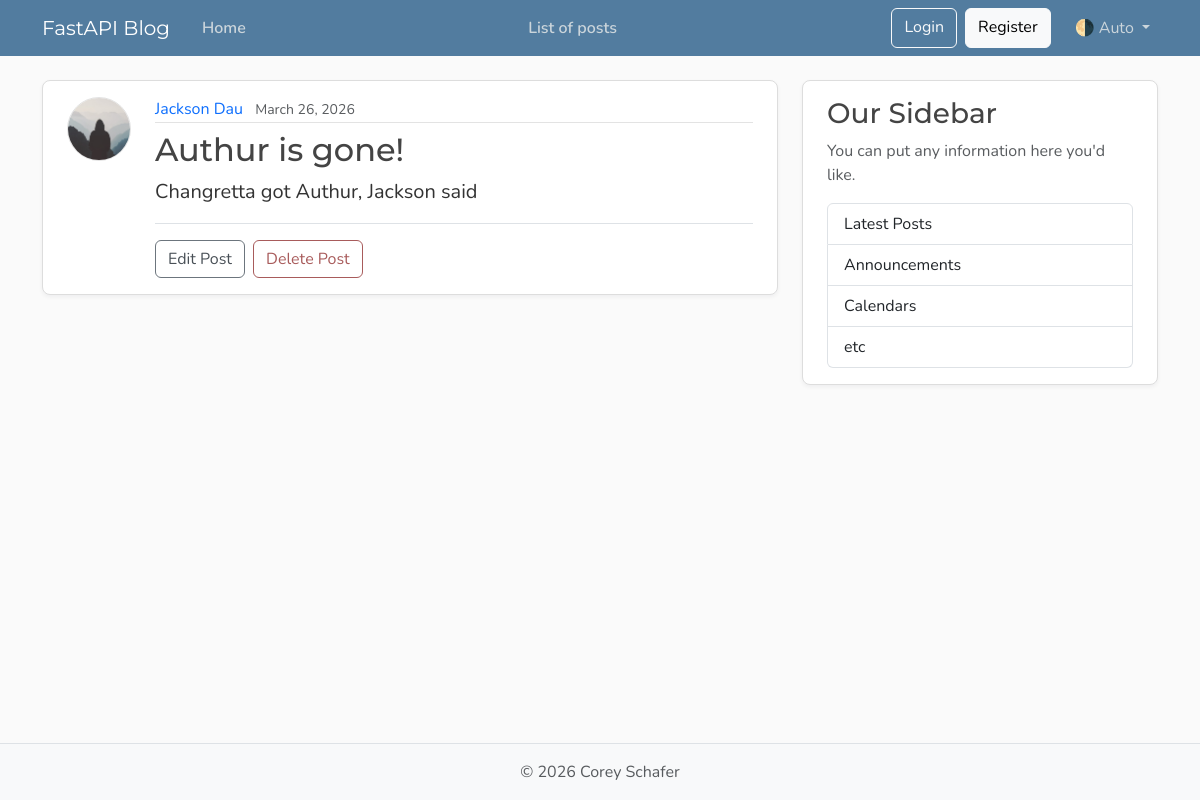
Before: /posts/1 with the older database file.
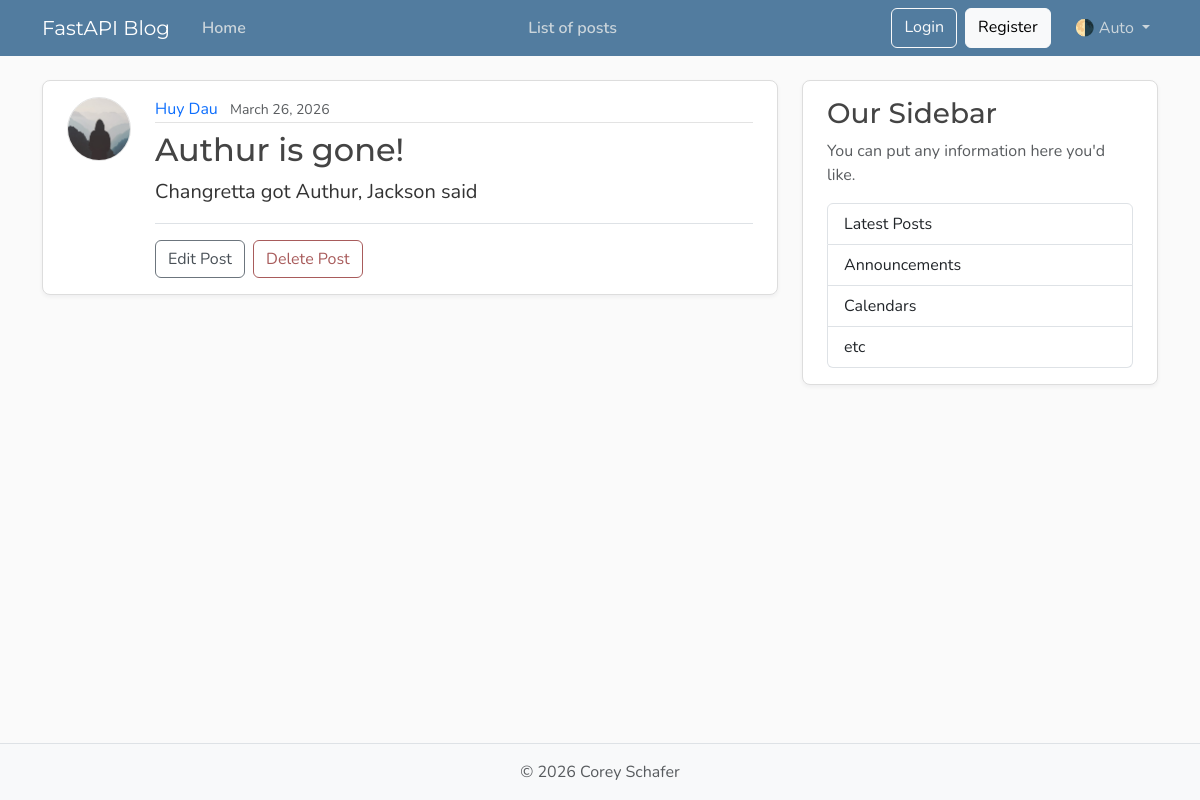
After: the same page with the newer database file.
### models.py (models this page shows, shortened)
class User(Base):
    __tablename__ = "users"
    id: Mapped[int] = mapped_column(Integer, primary_key=True, index=True)
    username: Mapped[str] = mapped_column(String(50), unique=True, nullable=False)
    email: Mapped[str] = mapped_column(String(120), unique=True, nullable=False)
    image_file: Mapped[str | None] = mapped_column(
        String(200),
        nullable=True,
        default=None,
    )
    posts: Mapped[list[Post]] = relationship(back_populates="author", cascade="all, delete-orphan")

### main.py (the view)
@app.get("/posts/{post_id}", include_in_schema=False, name='post_detail')
def post_page(request: Request, post_id: int, db: Annotated[Session, Depends(get_db)]):
    result = db.execute(select(models.Post).where(models.Post.id == post_id))
    post = result.scalars().first()
    if post:
        title = post.title[:50]
        return templates.TemplateResponse(
            request,
            "post.html",
            {"post": post, "title": title},
        )
    raise HTTPException(status_code=status.HTTP_404_NOT_FOUND, detail="Post not found")

### templates/post.html (shortened to what this page needs)
{% extends "layout.html" %}
{% block content %}
  <article class="content-section py-3 px-4 mb-4">
    <div class="d-flex align-items-start gap-4">
      <img class="rounded-circle article-img flex-shrink-0"
           src="{{ post.author.image_path }}"
           alt="{{ post.author.username }}'s profile picture"
           width="64"
           height="64"
           loading="lazy">
      <div class="flex-grow-1">
        <div class="article-metadata mb-2">
          <a class="me-2" href="#">{{ post.author.username }}</a>
          <small class="text-body-secondary">{{ post.date_posted.strftime('%B %d, %Y') }}</small>
        </div>
        <h2 class="article-title">{{ post.title }}</h2>
        <p class="article-content">{{ post.content }}</p>
        <div class="post-actions mt-3 pt-3 border-top">
          <a class="btn btn-outline-secondary me-1" href="#">Edit Post</a>
          <button type="button"
                  class="btn btn-outline-danger"
                  data-bs-toggle="modal"
                  data-bs-target="#deleteModal">Delete Post</button>
        </div>
      </div>
    </div>
  </article>
{% endblock content %}

Changed rows visible on the page:
changed User: author.username "Jackson Dau" → "Huy Dau"
